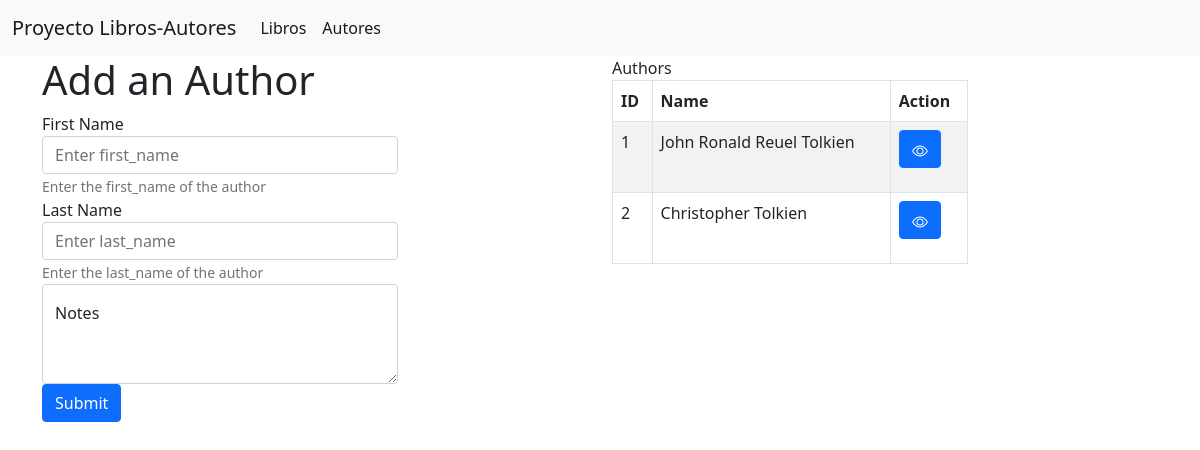
Before: /authors/ with the older database file.
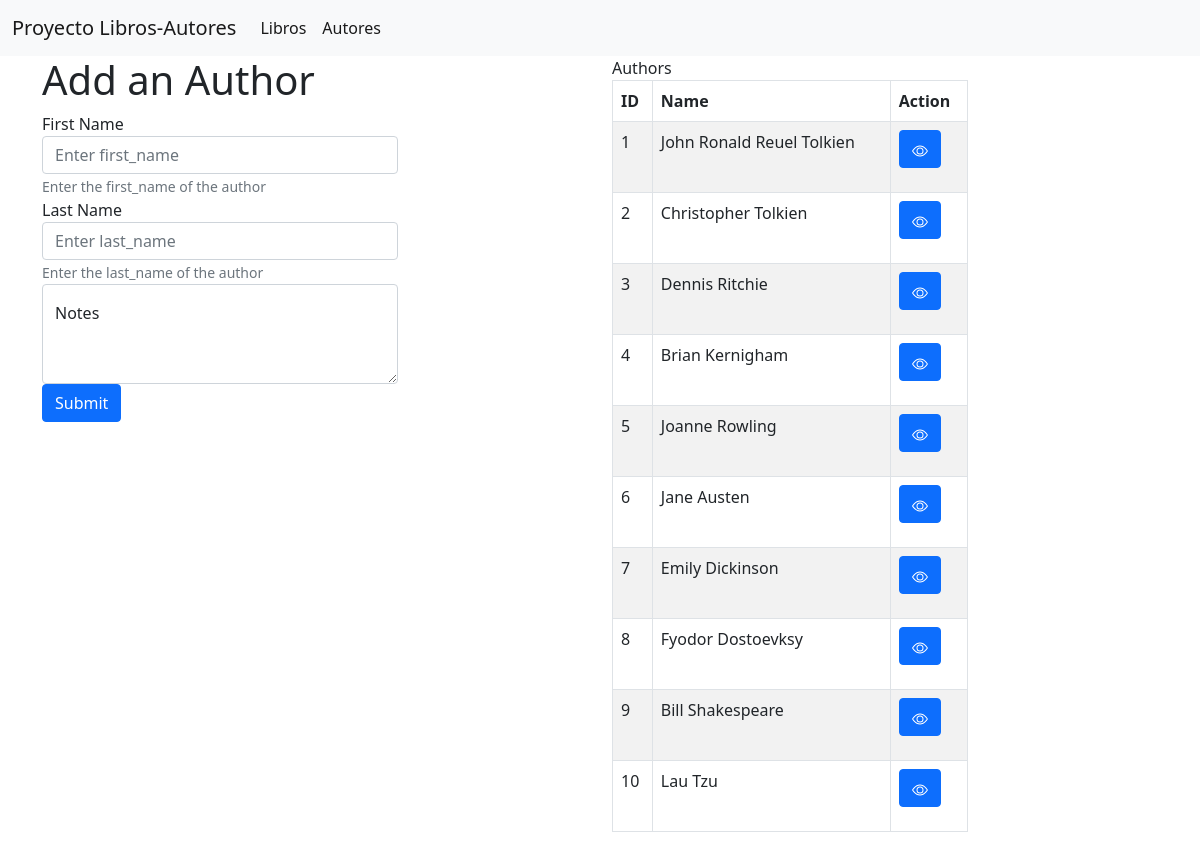
After: the same page with the newer database file.
### books_authors_app/models.py (models this page shows)
class Author(models.Model):
    first_name = models.CharField(max_length=255)
    last_name = models.CharField(max_length=255)
    notes = models.CharField(max_length=1000,default='')
    books = models.ManyToManyField(Book, related_name="authors")
    created_at = models.DateTimeField(auto_now_add=True)
    updated_at = models.DateTimeField(auto_now=True)

### books_authors_app/views.py (the view)
# urls.py: path('authors/', views.authors),
def authors(request):
    all_authors=Author.objects.all()
    context = {
                'all_authors':all_authors
            }
    return render(request, 'authors.html', context)

### books_authors_app/templates/authors.html (shortened to what this page needs)
{% extends './base.html' %}
{% block content %}
<div class="container">
    <div class="row">
        <div class="col-4">
        <h1>Add an Author</h1>
        <form action="/new_author/" method="POST" id="new_author" name="new_author">
            <div class="form-group">
              <label for="title">First Name</label>
              <input type="text" class="form-control" id="first_name" name="first_name" aria-describedby="titleHelp" placeholder="Enter first_name">
              <small id="titleHelp" class="form-text text-muted">Enter the first_name of the author</small>
            </div>
            <div class="form-group">
                <label for="title">Last Name</label>
                <input type="text" class="form-control" id="last_name" name="last_name" aria-describedby="titleHelp" placeholder="Enter last_name">
                <small id="titleHelp" class="form-text text-muted">Enter the last_name of the author</small>
              </div>
              <div class="form-floating">
                <textarea class="form-control" placeholder="Leave a note here" id="notes" name="notes" style="height: 100px"></textarea>
                <label for="notes">Notes</label>
              </div>
            <button type="submit" class="btn btn-primary">Submit</button>
          </form>
        </div>
        <div class="col-2">
        </div>
        <div class="col-4">
            Authors
            <div class="table-responsive">
                <table id="autores" class="table table-striped table-bordered" width="100%" >
                    <thead>
                        <tr>
                            <th>ID</th>
                            <th>Name</th>
                            <th>Action</th>
                        </tr>
                    </thead>
                    <tbody>
                    {% for a in all_authors %}
                        <tr>
                            <td> {{a.id}}</td>
                            <td> {{a.first_name}} {{a.last_name}}</td>
                            <td><p data-placement="top" data-toggle="tooltip" title="View">
                                    <a href="/author_view/{{a.id}}" class="btn btn-primary btn-xs" data-title="view" data-toogle="modal" data-target="#view">
                                    </a>
                                </p>
                            </td>
                        </tr>
                    {% endfor %}
                    </tbody>
                </table>
            </div>
        </div>
    </div>
</div>
{% endblock %}

Changed rows visible on the page:
added Author: id "3", first_name "Dennis", last_name "Ritchie"
added Author: id "4", first_name "Brian", last_name "Kernigham"
added Author: id "5", first_name "Joanne", last_name "Rowling"
added Author: id "6", first_name "Jane", last_name "Austen"
added Author: id "7", first_name "Emily", last_name "Dickinson"
added Author: id "8", first_name "Fyodor", last_name "Dostoevksy"
added Author: id "9", first_name "Bill", last_name "Shakespeare"
added Author: id "10", first_name "Lau", last_name "Tzu"
